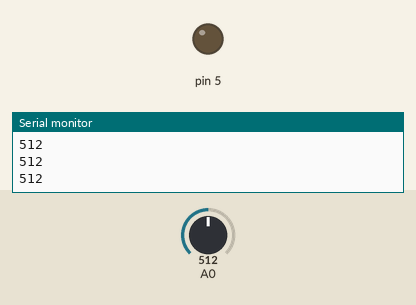
This sketch was run on a simulated Arduino Uno, built with avr-gcc and run on an emulated ATmega328P. Parts: output pins drawn as LEDs (lit = HIGH), the last lines printed to the serial monitor. Inputs (shaded band) come from the test bench; at power-on: A0 = 512.

Above: at 1.2 s.
1.3 s: A0 set to 108
2.8 s: A0 set to 93
At 3.6 s:
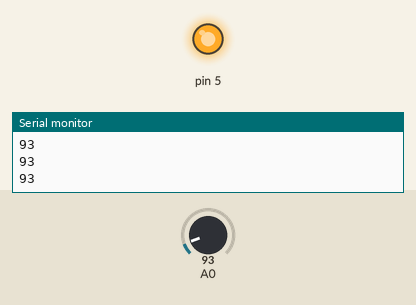
4.3 s: A0 set to 110
At 4.9 s:
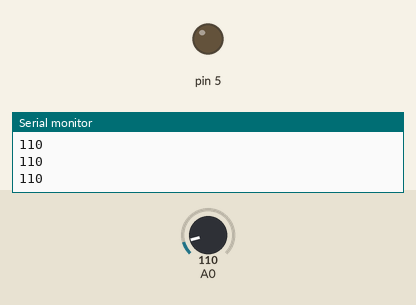
5.8 s: A0 set to 90
At 6.2 s:
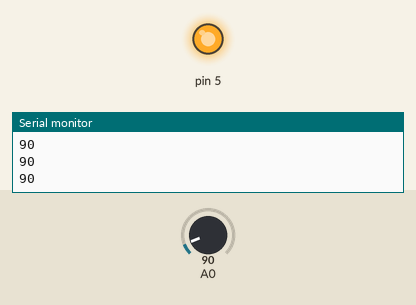
Timing chart, 0 to 8.3 s (numbered marks = the images above; inputs shaded):
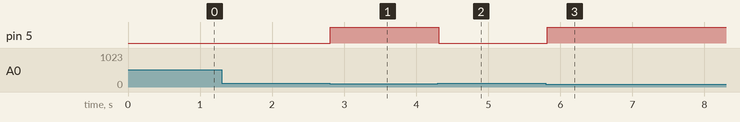

Measured:
- the behaviour switches between 100 and 99 on A0 (found by bisection; images 0 and 1)
- after the input at 2.8 s, pin 5: LOW → HIGH at once
- after the input at 4.3 s, pin 5: HIGH → LOW at once
- after the input at 5.8 s, pin 5: LOW → HIGH at once

The sketch:

photo.ino
```cpp
int light;

void setup() {
   pinMode(5,OUTPUT);
   Serial.begin(9600);
}

void loop(){
  light = analogRead(A0);

  if(light<100){
    digitalWrite(5, HIGH);
  }else{
    digitalWrite(5, LOW);
  }
  Serial.println(light);
  delay(100);
}
```
